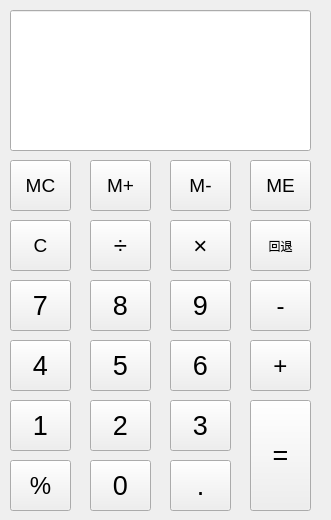
<?xml version="1.0" encoding="UTF-8"?>
<ui version="4.0">
 <class>Form</class>
 <widget class="QWidget" name="Form">
  <property name="geometry">
   <rect>
    <x>0</x>
    <y>0</y>
    <width>331</width>
    <height>520</height>
   </rect>
  </property>
  <property name="windowTitle">
   <string>计算器</string>
  </property>
  <widget class="QLineEdit" name="lineEdit">
   <property name="geometry">
    <rect>
     <x>10</x>
     <y>10</y>
     <width>301</width>
     <height>141</height>
    </rect>
   </property>
  </widget>
  <widget class="QPushButton" name="pushButton_1">
   <property name="geometry">
    <rect>
     <x>10</x>
     <y>400</y>
     <width>61</width>
     <height>51</height>
    </rect>
   </property>
   <property name="font">
    <font>
     <pointsize>20</pointsize>
    </font>
   </property>
   <property name="text">
    <string>1</string>
   </property>
  </widget>
  <widget class="QPushButton" name="pushButton_2">
   <property name="geometry">
    <rect>
     <x>90</x>
     <y>400</y>
     <width>61</width>
     <height>51</height>
    </rect>
   </property>
   <property name="font">
    <font>
     <pointsize>20</pointsize>
    </font>
   </property>
   <property name="text">
    <string>2</string>
   </property>
  </widget>
  <widget class="QPushButton" name="pushButton_3">
   <property name="geometry">
    <rect>
     <x>170</x>
     <y>400</y>
     <width>61</width>
     <height>51</height>
    </rect>
   </property>
   <property name="font">
    <font>
     <pointsize>20</pointsize>
    </font>
   </property>
   <property name="text">
    <string>3</string>
   </property>
  </widget>
  <widget class="QPushButton" name="pushButton_7">
   <property name="geometry">
    <rect>
     <x>10</x>
     <y>280</y>
     <width>61</width>
     <height>51</height>
    </rect>
   </property>
   <property name="font">
    <font>
     <pointsize>20</pointsize>
    </font>
   </property>
   <property name="text">
    <string>7</string>
   </property>
  </widget>
  <widget class="QPushButton" name="pushButton_8">
   <property name="geometry">
    <rect>
     <x>90</x>
     <y>280</y>
     <width>61</width>
     <height>51</height>
    </rect>
   </property>
   <property name="font">
    <font>
     <pointsize>20</pointsize>
    </font>
   </property>
   <property name="text">
    <string>8</string>
   </property>
  </widget>
  <widget class="QPushButton" name="pushButton_6">
   <property name="geometry">
    <rect>
     <x>170</x>
     <y>340</y>
     <width>61</width>
     <height>51</height>
    </rect>
   </property>
   <property name="font">
    <font>
     <pointsize>20</pointsize>
    </font>
   </property>
   <property name="text">
    <string>6</string>
   </property>
  </widget>
  <widget class="QPushButton" name="pushButton_5">
   <property name="geometry">
    <rect>
     <x>90</x>
     <y>340</y>
     <width>61</width>
     <height>51</height>
    </rect>
   </property>
   <property name="font">
    <font>
     <pointsize>20</pointsize>
    </font>
   </property>
   <property name="text">
    <string>5</string>
   </property>
  </widget>
  <widget class="QPushButton" name="pushButton_4">
   <property name="geometry">
    <rect>
     <x>10</x>
     <y>340</y>
     <width>61</width>
     <height>51</height>
    </rect>
   </property>
   <property name="font">
    <font>
     <pointsize>20</pointsize>
    </font>
   </property>
   <property name="text">
    <string>4</string>
   </property>
  </widget>
  <widget class="QPushButton" name="pushButton_9">
   <property name="geometry">
    <rect>
     <x>170</x>
     <y>280</y>
     <width>61</width>
     <height>51</height>
    </rect>
   </property>
   <property name="font">
    <font>
     <pointsize>20</pointsize>
    </font>
   </property>
   <property name="text">
    <string>9</string>
   </property>
  </widget>
  <widget class="QPushButton" name="pushButton_0">
   <property name="geometry">
    <rect>
     <x>90</x>
     <y>460</y>
     <width>61</width>
     <height>51</height>
    </rect>
   </property>
   <property name="font">
    <font>
     <pointsize>20</pointsize>
    </font>
   </property>
   <property name="text">
    <string>0</string>
   </property>
  </widget>
  <widget class="QPushButton" name="pushButton_percent">
   <property name="geometry">
    <rect>
     <x>10</x>
     <y>460</y>
     <width>61</width>
     <height>51</height>
    </rect>
   </property>
   <property name="font">
    <font>
     <pointsize>18</pointsize>
    </font>
   </property>
   <property name="text">
    <string>%</string>
   </property>
  </widget>
  <widget class="QPushButton" name="pushButton_dot">
   <property name="geometry">
    <rect>
     <x>170</x>
     <y>460</y>
     <width>61</width>
     <height>51</height>
    </rect>
   </property>
   <property name="font">
    <font>
     <pointsize>20</pointsize>
    </font>
   </property>
   <property name="text">
    <string>.</string>
   </property>
  </widget>
  <widget class="QPushButton" name="pushButton_init">
   <property name="geometry">
    <rect>
     <x>10</x>
     <y>220</y>
     <width>61</width>
     <height>51</height>
    </rect>
   </property>
   <property name="font">
    <font>
     <pointsize>14</pointsize>
    </font>
   </property>
   <property name="text">
    <string>C</string>
   </property>
  </widget>
  <widget class="QPushButton" name="pushButton_back">
   <property name="geometry">
    <rect>
     <x>250</x>
     <y>220</y>
     <width>61</width>
     <height>51</height>
    </rect>
   </property>
   <property name="text">
    <string>回退</string>
   </property>
  </widget>
  <widget class="QPushButton" name="pushButton_mul">
   <property name="geometry">
    <rect>
     <x>170</x>
     <y>220</y>
     <width>61</width>
     <height>51</height>
    </rect>
   </property>
   <property name="font">
    <font>
     <pointsize>18</pointsize>
    </font>
   </property>
   <property name="text">
    <string>×</string>
   </property>
  </widget>
  <widget class="QPushButton" name="pushButton_div">
   <property name="geometry">
    <rect>
     <x>90</x>
     <y>220</y>
     <width>61</width>
     <height>51</height>
    </rect>
   </property>
   <property name="font">
    <font>
     <pointsize>18</pointsize>
    </font>
   </property>
   <property name="text">
    <string>÷</string>
   </property>
  </widget>
  <widget class="QPushButton" name="pushButton_dec">
   <property name="geometry">
    <rect>
     <x>250</x>
     <y>280</y>
     <width>61</width>
     <height>51</height>
    </rect>
   </property>
   <property name="font">
    <font>
     <pointsize>18</pointsize>
    </font>
   </property>
   <property name="text">
    <string>-</string>
   </property>
  </widget>
  <widget class="QPushButton" name="pushButton_add">
   <property name="geometry">
    <rect>
     <x>250</x>
     <y>340</y>
     <width>61</width>
     <height>51</height>
    </rect>
   </property>
   <property name="font">
    <font>
     <pointsize>18</pointsize>
    </font>
   </property>
   <property name="text">
    <string>+</string>
   </property>
  </widget>
  <widget class="QPushButton" name="pushButton_equal">
   <property name="geometry">
    <rect>
     <x>250</x>
     <y>400</y>
     <width>61</width>
     <height>111</height>
    </rect>
   </property>
   <property name="font">
    <font>
     <pointsize>20</pointsize>
    </font>
   </property>
   <property name="text">
    <string>=</string>
   </property>
  </widget>
  <widget class="QPushButton" name="pushButton_14">
   <property name="geometry">
    <rect>
     <x>10</x>
     <y>160</y>
     <width>61</width>
     <height>51</height>
    </rect>
   </property>
   <property name="font">
    <font>
     <pointsize>14</pointsize>
    </font>
   </property>
   <property name="text">
    <string>MC</string>
   </property>
  </widget>
  <widget class="QPushButton" name="pushButton_21">
   <property name="geometry">
    <rect>
     <x>90</x>
     <y>160</y>
     <width>61</width>
     <height>51</height>
    </rect>
   </property>
   <property name="font">
    <font>
     <pointsize>14</pointsize>
    </font>
   </property>
   <property name="text">
    <string>M+</string>
   </property>
  </widget>
  <widget class="QPushButton" name="pushButton_23">
   <property name="geometry">
    <rect>
     <x>250</x>
     <y>160</y>
     <width>61</width>
     <height>51</height>
    </rect>
   </property>
   <property name="font">
    <font>
     <pointsize>14</pointsize>
    </font>
   </property>
   <property name="text">
    <string>ME</string>
   </property>
  </widget>
  <widget class="QPushButton" name="pushButton_24">
   <property name="geometry">
    <rect>
     <x>170</x>
     <y>160</y>
     <width>61</width>
     <height>51</height>
    </rect>
   </property>
   <property name="font">
    <font>
     <pointsize>14</pointsize>
    </font>
   </property>
   <property name="text">
    <string>M-</string>
   </property>
  </widget>
 </widget>
 <resources/>
 <connections/>
</ui>
